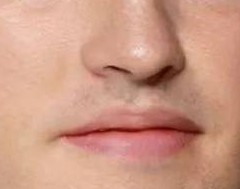
#> input picture 2021.11/20211110/opencv_pro/img/ceshi.jpg, 240 x 189 px
$ python '皮肤检测.py'
#> lines starting #> are read from the running program, lines starting #| are printed output that depends on the picture; after the words box and inside, x2 and y2 are one past the last pixel; in counts of white or black regions, pixels touching at a corner belong together
#> further down, img is the input picture: shape (189, 240, 3); mean B, G, R 132.3, 152.6, 204.2
import cv2
import numpy as np

#HSV提取皮肤
def skin_detection_HSV(frame):
    hsv = cv2.cvtColor(frame, cv2.COLOR_BGR2HSV)
#> hsv: shape (189, 240, 3); mean H, S, V 12.7, 92.8, 204.2
    # 皮肤色调阈值
    lower_blue = np.array([0, 18, 102])
    upper_blue = np.array([17, 133, 242])
    mask = cv2.inRange(hsv, lower_blue, upper_blue)
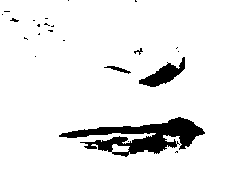
#> mask: shape (189, 240); 92.9% white; 23 black regions (19 under 20 px), largest, box (x1, y1, x2, y2) and area: (59, 117, 205, 157) 2494, (139, 57, 185, 87) 559, (104, 66, 131, 74) 74, (134, 48, 143, 55) 24
    img = cv2.bitwise_and(frame, frame, mask=mask)
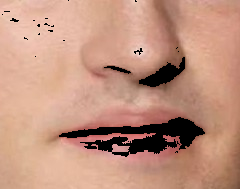
#> img: shape (189, 240, 3); mean B, G, R 126.9, 146.8, 193.1
    return img

if __name__ == '__main__':
    # [9 lines of commented-out code are left out]
    img = cv2.imread("img/ceshi.jpg")
    dst = skin_detection_HSV(img)
    cv2.imshow("src",img)
    cv2.imshow("dst",dst)
    cv2.waitKey(0)
    cv2.destroyWindow()
